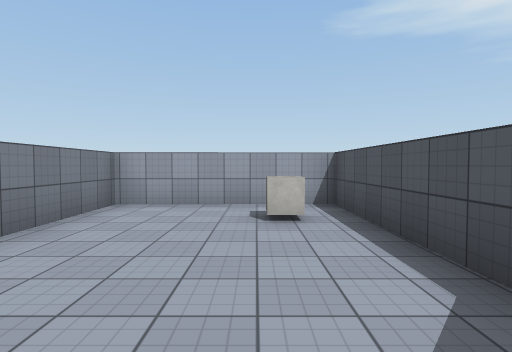
View 1 (above)

21 first-person views from a walk through a scene from a Unity 3-D project. The camera is 1.5 m above the floor, tilts 2° down and sees 80° across. The floor is counted in squares, 2 m on a side. Each view is taken from the middle of a square. On the plan, view 1 faces up. The plan holds only what a view shows up to about 10 squares ahead; the rest is blank. The player character is not drawn. Surface patterns are stand-ins for the level's own textures.

View 2
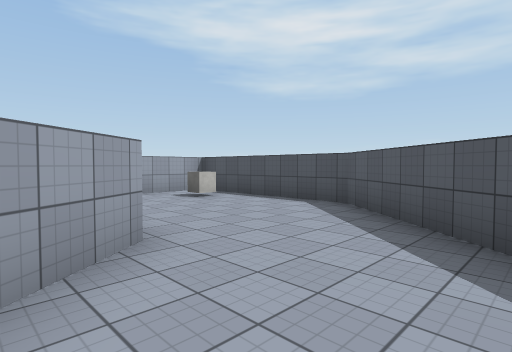

View 3
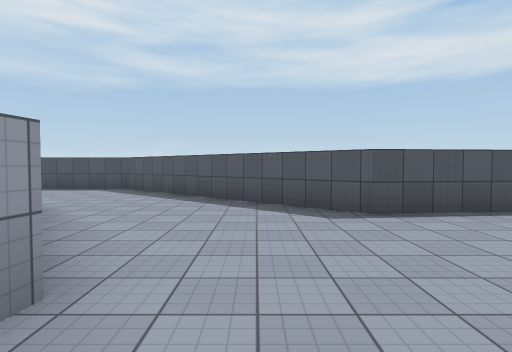

View 4
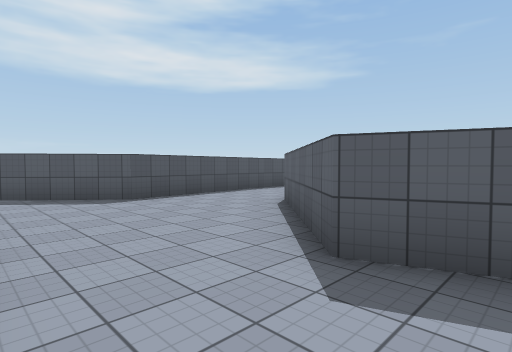

View 5
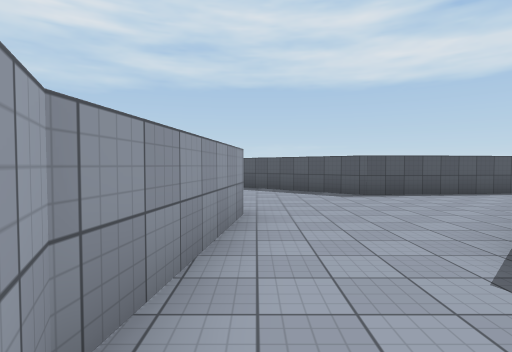

View 6
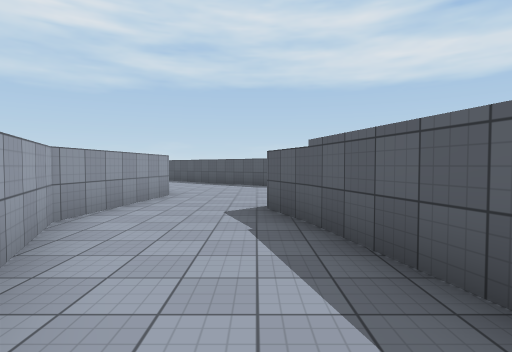

View 7
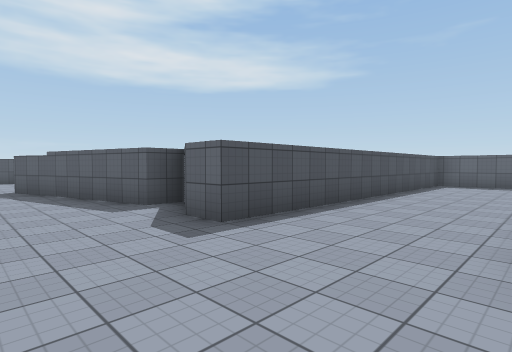

View 8
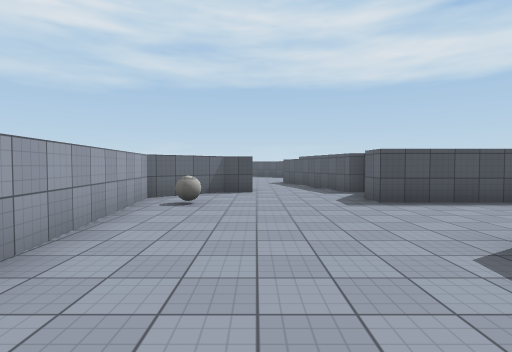

View 9
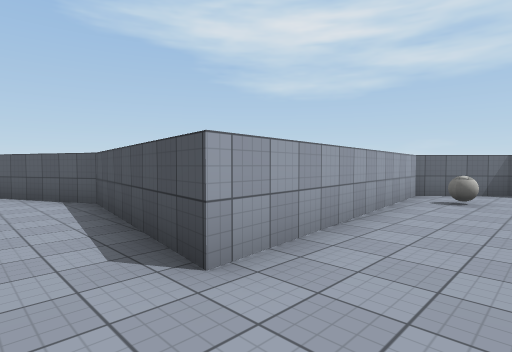

View 10
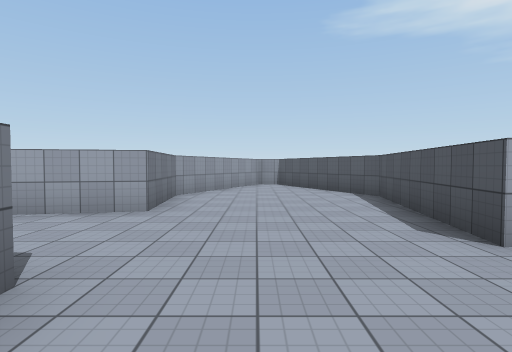

View 11
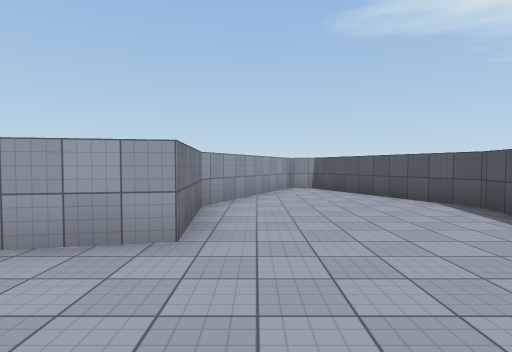

View 12
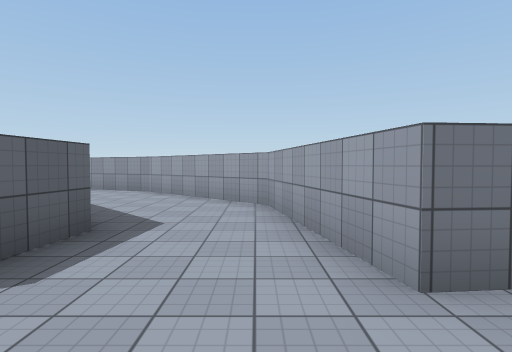

View 13
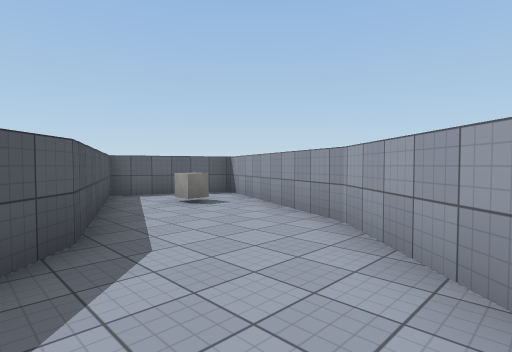

View 14
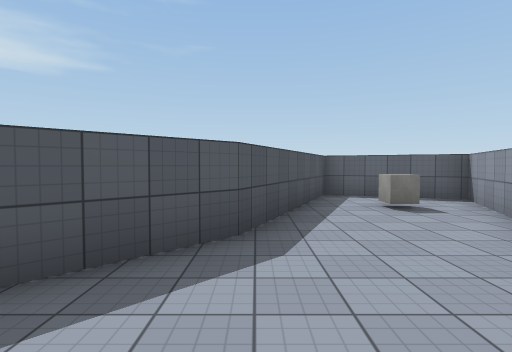

View 15
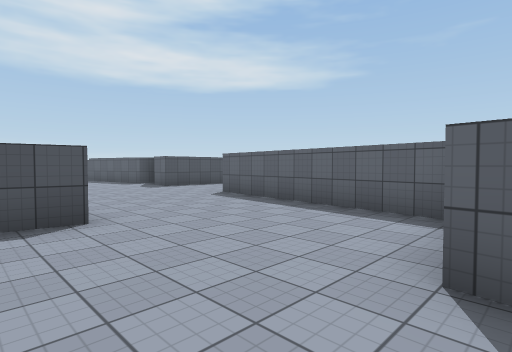

View 16
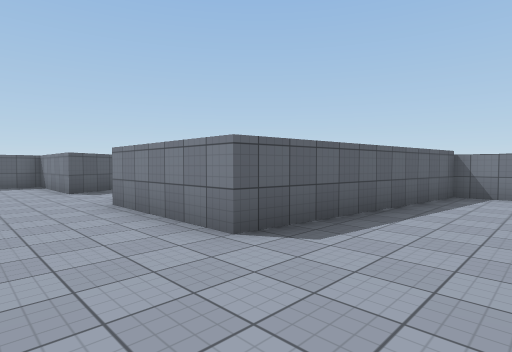

View 17
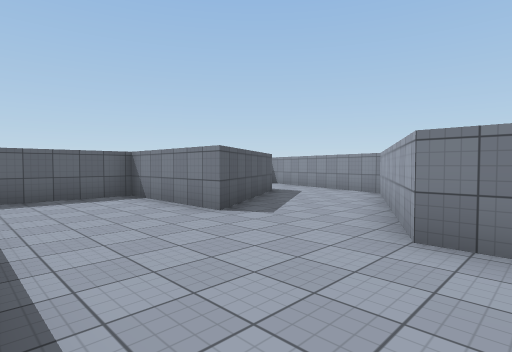

View 18
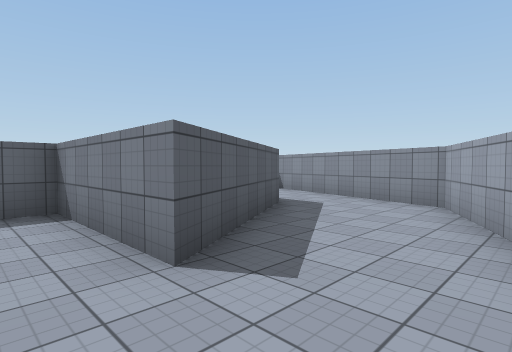

View 19
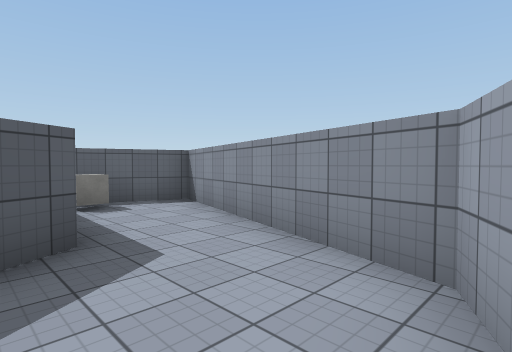

View 20
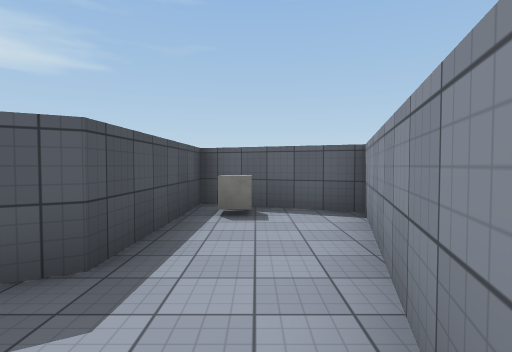

View 21
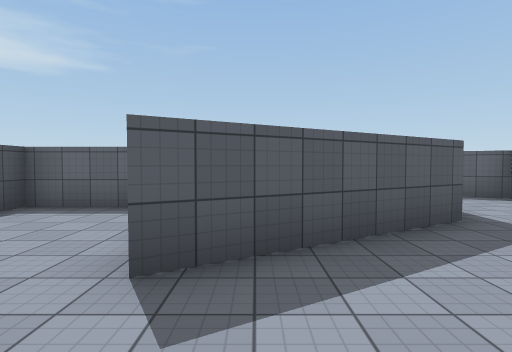

### Floor plan
Points are (right, up) in squares from view 1. A wall is a line through its corners. A room is listed if a view was taken in it or the views show most of it. See-through windows are left out.
Room 1 (view 1)
walls: (-2.6, 1) (-3.9, 0); (-0.9, -2) (1.6, 1) (1.5, 5.9) (-2.7, 5.9) (-2.7, 3.1)
ways out: opening at (-2.5, -1) to room 2
objects: cube (0, 4)
Room 2 (views 2, 3, 4, 5)
walls: (-6.2, -1.8) (-10, -1.3) (-11.8, -2.2); (-10.1, -4.7) (-8.7, -4.2) (-5.7, -7.2); (-11.3, -5.1) (-9.9, -4.7); (-2.9, -9.1) (-3.3, -4.8) (-0.9, -2)
ways out: opening at (-2.5, -1) to room 1; opening at (-11, -3.5) to room 3; opening at (-5, -9.7)
Room 3 (views 6, 7, 8, 9, 10, 11, 12, 13, 14, 15, 16, 17, 18, 21)
walls: (-15.8, -7) (-15.8, -5.5) (-15, -5.5); (-14.7, -5.7) (-14.3, -5.9); (-27.6, -1.9) (-25.5, -2.1) (-25.3, -4.8) (-19.2, -5.5) (-19.2, -9) (-21, -9.9); (-13.5, -3) (-13.5, -2.1) (-15, -0.5) (-21.7, -1.2) (-21, 3.4) (-23.1, 7.9) (-23.6, 8); (-13.5, -5.6) (-11.3, -5.1); (-19.2, -12) (-19.2, -15.5) (-15.8, -15.5) (-15.8, -14.9); (-24, 8) (-26, 3.6) (-25.8, 1) (-29.8, 0.2) (-32.7, -3) (-34.6, -7.6) (-31.8, -8.9) (-29.8, -4.3) (-28.4, -2.8)
ways out: opening at (-11, -3.5) to room 2; opening at (-20, -11) to room 4
objects: cube (-33, -6); ball (-16, -2)
Room 4 (views 19, 20)
walls: (-21, -9.9) (-24.1, -11.4) (-25.7, -16.9) (-22.9, -18) (-22.8, -14.1) (-19.2, -12)
ways out: opening at (-20, -11) to room 3
objects: cube (-24, -17)

Positions as (right, up) in squares from view 1, and headings:
1: (0, 0), facing up
2: (-4, -2), facing up-right
3: (-8, -3), facing right
4: (-10, -2), facing down-right
5: (-11, -2), facing right
6: (-14, -4), facing right
7: (-19, -3), facing down-right
8: (-22, -3), facing right
9: (-23, -3), facing up-right
10: (-24, -4), facing up
11: (-25, -2), facing up
12: (-24, 0), facing left
13: (-29, -1), facing down-left
14: (-30, -1), facing down
15: (-26, 0), facing down-right
16: (-17, -3), facing down-left
17: (-16, -8), facing down-left
18: (-18, -10), facing down-left
19: (-22, -11), facing down-left
20: (-24, -12), facing down
21: (-20, -10), facing down
